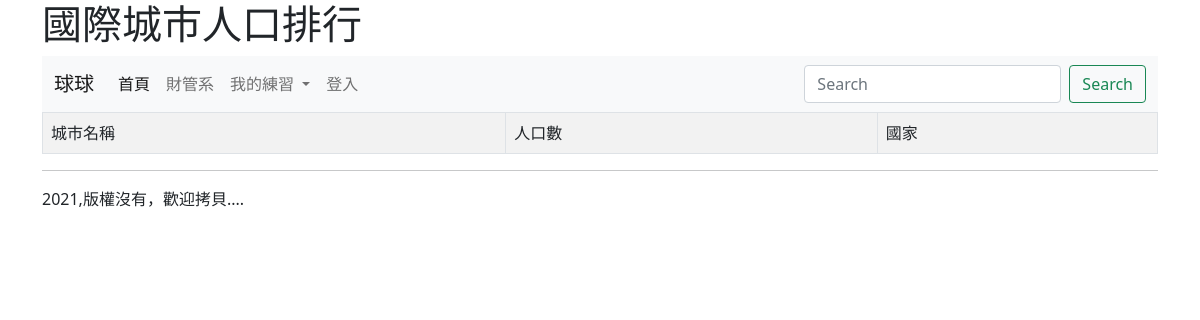
The page /rank/ on the database as committed earlier.
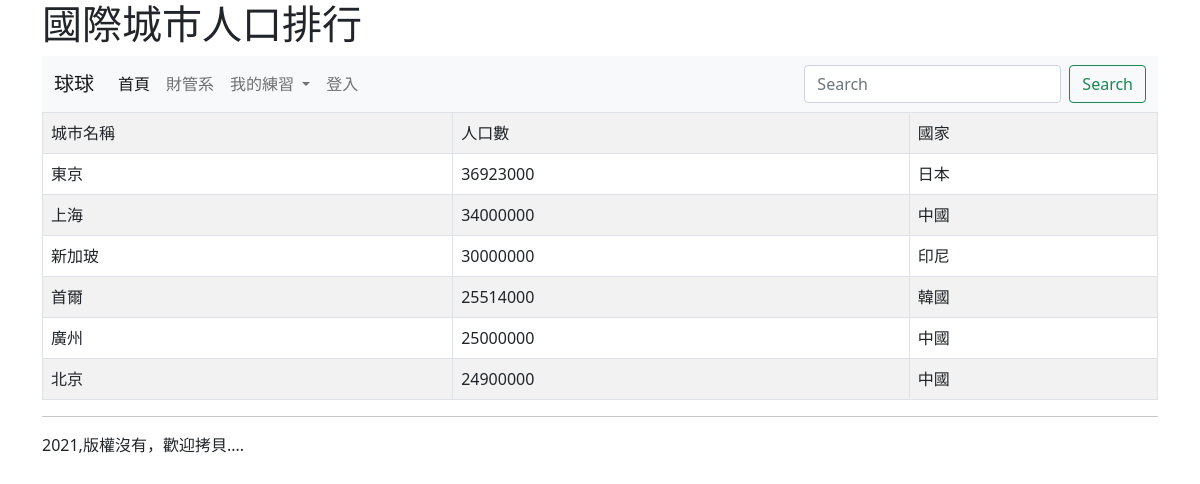
The same page on the database as committed later.
### mysite/models.py (models this page shows, shortened)
class City(models.Model):
	name = models.CharField(max_length=10)
	population = models.PositiveIntegerField(default=0)
	country = models.ForeignKey(Country, on_delete=models.CASCADE)

class Country(models.Model):
	name = models.CharField(max_length=10)
	def __str__(self):
		return self.name

### mysite/views.py (the view)
# urls.py: path('rank/',rank),
def rank(request):
	cities = City.objects.all()
	return render(request,"rank.html",locals())

### templates/rank.html (shortened to what this page needs)
{% extends "base.html" %}
{% block headmessage %} <h1>國際城市人口排行</h1>{% endblock %}
{% block content %}
<table class='table table-striped table-bordered'>
	<tr><td>城市名稱</td><td>人口數</td><td>國家</td></tr>
{% for city in cities %}
	<tr>
		<td>{{ city.name }}</td>
		<td>{{ city.population }}</td>
		<td>{{ city.country }}</td>
	</tr>
{% endfor %}
</table>
{% endblock %}

### templates/base.html (shortened to what this page needs)
<!doctype html>
<html>
  <head>
    <link href="https://cdn.jsdelivr.net/npm/bootstrap@5.0.0-beta3/dist/css/bootstrap.min.css" rel="stylesheet">
  </head>
  <body>
  	<div class="container">
  		{% block headmessage %} {% endblock %}
  		{% include "header.html" %}
  		{% block content %} {% endblock %}
  		{% include "footer.html" %}
  	</div>
  </body>
</html>

### templates/header.html (shortened to what this page needs)
 		<nav class="navbar navbar-expand-lg navbar-light bg-light">
  <div class="container-fluid">
    <a class="navbar-brand" href="#">球球</a>
    <div class="collapse navbar-collapse" id="navbarSupportedContent">
      <ul class="navbar-nav me-auto mb-2 mb-lg-0">
        <li class="nav-item">
          <a class="nav-link active" aria-current="page" href="#">首頁</a>
        </li>
        <li class="nav-item">
          <a class="nav-link" href="#">財管系</a>
        </li>
        <li class="nav-item dropdown">
          <a class="nav-link dropdown-toggle" href="#" id="navbarDropdown" role="button" data-bs-toggle="dropdown" aria-expanded="false">
            我的練習
          </a>
        </li>
        {% if request.user.is_authenticated %}
        <li class="nav-item">
          <a class="nav-link" href="/admin/" tabindex="-1">管理後臺</a>
        </li>
        <li class="nav-item">
          <a class="nav-link" href="/admin/" tabindex="-1">登出</a>
        </li>
        {% else %}
         <li class="nav-item">
          <a class="nav-link" href="/admin/" tabindex="-1">登入</a>
        </li>
        {% endif %}
      </ul>
      <form class="d-flex">
        <input class="form-control me-2" type="search" placeholder="Search"
        aria-label="Search">
        <button class="btn btn-outline-success" type="submit">Search</button>
      </form>
    </div>
  </div>
</nav>

### templates/footer.html
<hr>
2021,版權沒有，歡迎拷貝....

Rows that differ between the two databases and show on the page:
added City: name "東京", population "36923000", country "日本"
added City: name "上海", population "34000000", country "中國"
added City: name "新加玻", population "30000000", country "印尼"
added City: name "首爾", population "25514000", country "韓國"
added City: name "廣州", population "25000000", country "中國"
added City: name "北京", population "24900000", country "中國"
